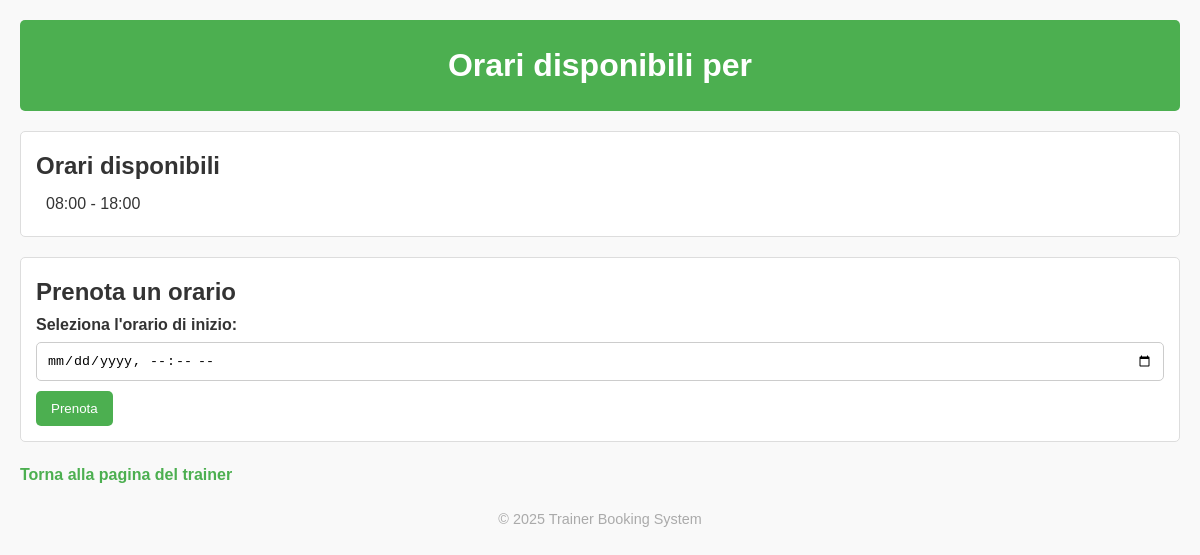
The app's page /trainer/6/6/, older data.
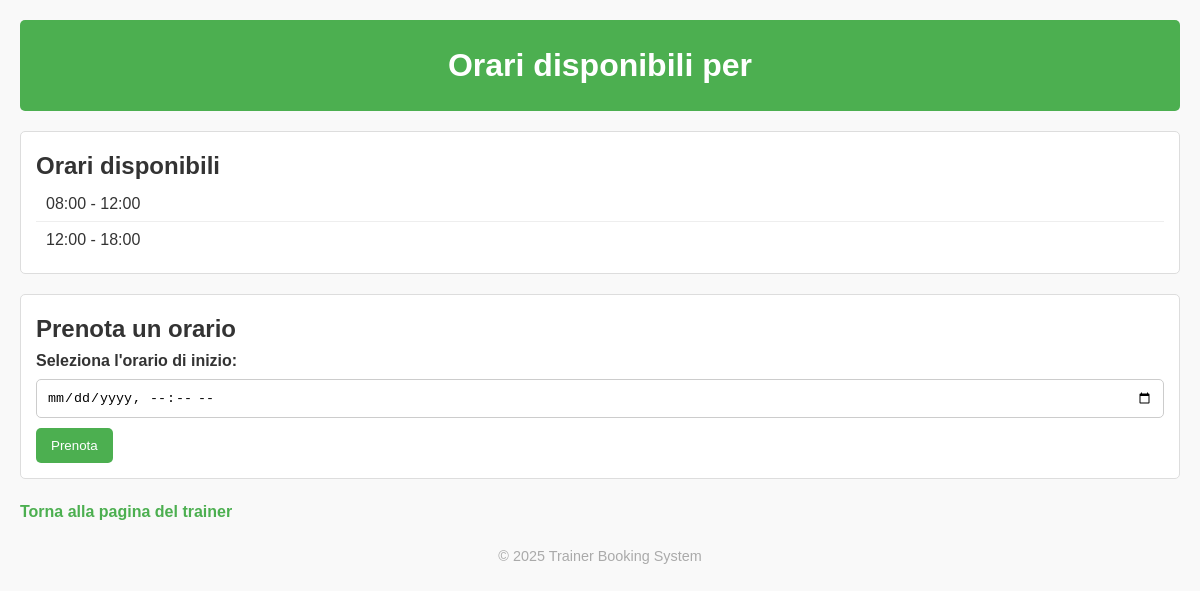
The same page, newer data.
### trainer/models.py (models this page shows, shortened)
class TraineSchedule(models.Model):
    datatime_start = models.DateTimeField()
    datatime_end = models.DateTimeField()
    trainer = models.ForeignKey(User, on_delete=models.CASCADE)

### booking/models.py (models this page shows)
class Booking (models.Model):
    user = models.ForeignKey(User, on_delete=models.CASCADE, related_name="bookings", unique=False)
    trainer = models.ForeignKey(User, on_delete=models.CASCADE, related_name="trainings", unique=False)
    datetime_start = models.DateTimeField()
    datetime_end = models.DateTimeField()
    service = models.ForeignKey(Service, on_delete=models.CASCADE)
    staatus= models.BooleanField(default=False)

### trainer/views.py (the view, shortened to what this page needs)
# urls.py: path('<int:trainer_id>/<int:service_id>/', views.trainer_service_page, name='trainer_service_page'),
def trainer_service_page(request, trainer_id, service_id):
    current_trainer = User.objects.get(pk=trainer_id)
    specific_service = trainer.models.Service.objects.get(pk=service_id)
    if request.method == "GET":
        available_times = []
        days_from_now = 1
        today = datetime.datetime.now()
        while days_from_now <= 7:
            cur_date = datetime.datetime(today.year, today.month, today.day) + datetime.timedelta(days=days_from_now)
            training_bookings = booking_models.Booking.objects.filter(trainer=current_trainer,datetime_start__date=cur_date.date()).all()
            bookings_list = [itm for itm in training_bookings]
            trainer_schedule = trainer.models.TraineSchedule.objects.filter(trainer=current_trainer,datatime_start__date=cur_date.date())
            service_durations = {specific_service.id: specific_service.duration}  # Passa la durata del servizio
            available_times += trainer.utils.bookings_times_discovery(trainer_schedule, bookings_list, cur_date, service_durations)
            days_from_now += 1
        return render(request,"trainer_service_page.html", {"specific_service": specific_service, "available_times": available_times})

### templates/trainer_service_page.html (shortened to what this page needs)
<!DOCTYPE html>
<html lang="en">
<head>
</head>
<body>
    <header>
        <h1>Orari disponibili per {{ specific_service.name }}</h1>
    </header>
    <main>
        <section class="available-times">
            <h2>Orari disponibili</h2>
            {% if available_times %}
            <ul>
                {% for time in available_times %}
                <li>
                    {{ time.0|date:"H:i" }} - {{ time.1|date:"H:i" }}
                </li>
                {% endfor %}
            </ul>
            {% else %}
            <p>Nessun orario disponibile per questo servizio.</p>
            {% endif %}
        </section>
        <section class="booking-form">
            <h2>Prenota un orario</h2>
            <form method="POST">
                <label for="training-start">Seleziona l'orario di inizio:</label>
                <input
                    type="datetime-local"
                    id="training-start"
                    name="training-start"
                    required
                >
                <button type="submit">Prenota</button>
            </form>
        </section>
        <a href="/trainer/" class="back-link">Torna alla pagina del trainer</a>
    </main>
    <footer>
        <p>&copy; 2025 Trainer Booking System</p>
    </footer>
</body>
</html>

Row changes from the older to the newer data that the page shows:
added Booking: datetime_start "12:00"
Text that changed along with them:
new list line: "08:00"
new list line: "12:00 -"
new list line: "18:00"
list line gone: "08:00 18:00"
